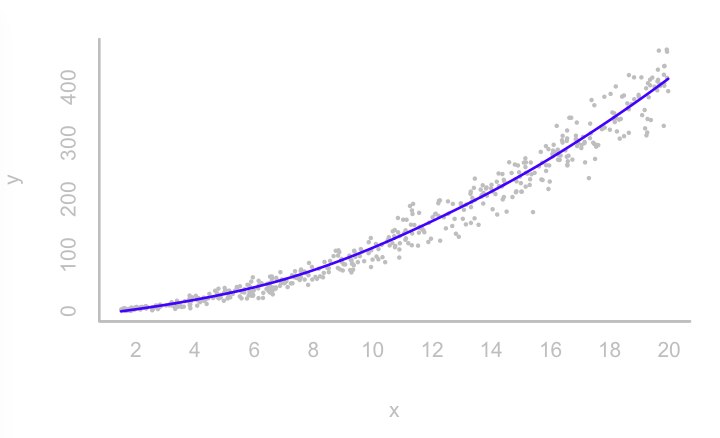

This figure's R source:
setwd('') # set your working directory here
source('local_polynomial.R')

n <- 500
x <- runif(n, 1.5, 20)
eps <- rnorm(n, 0)
y <- x^2 + x + (x^(1.2) * eps)

data.l <- np(x, y)
model.l <- npsmoother(data.l, 1, 0.1)

plot(model.l, xlab = 'x', ylab = 'y')
